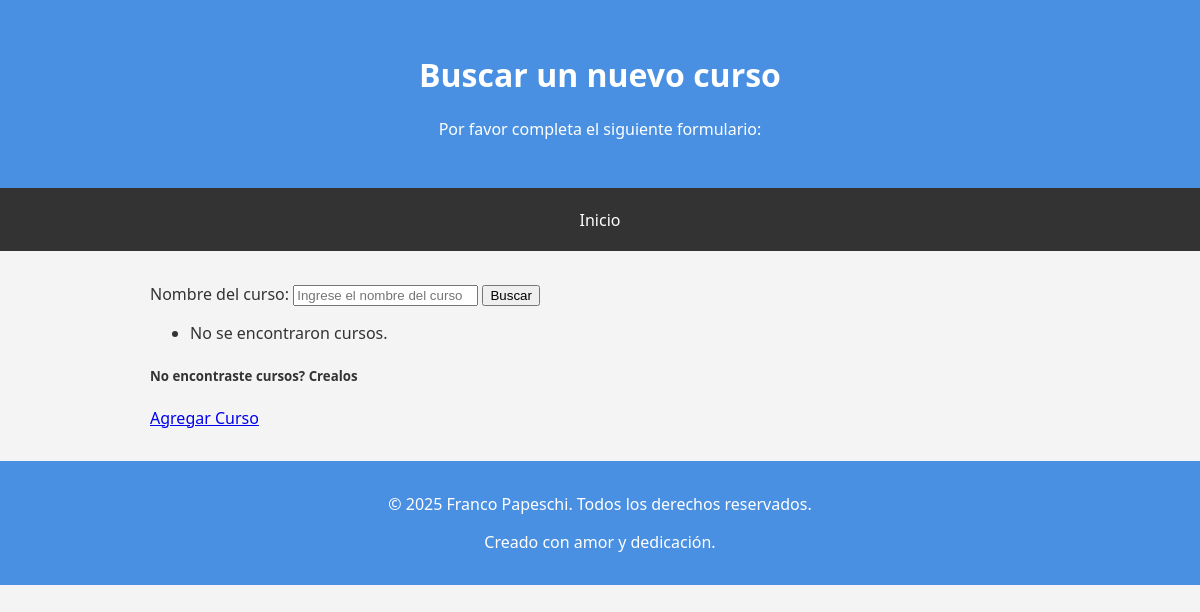
The page /cursos/ on the database as committed earlier.
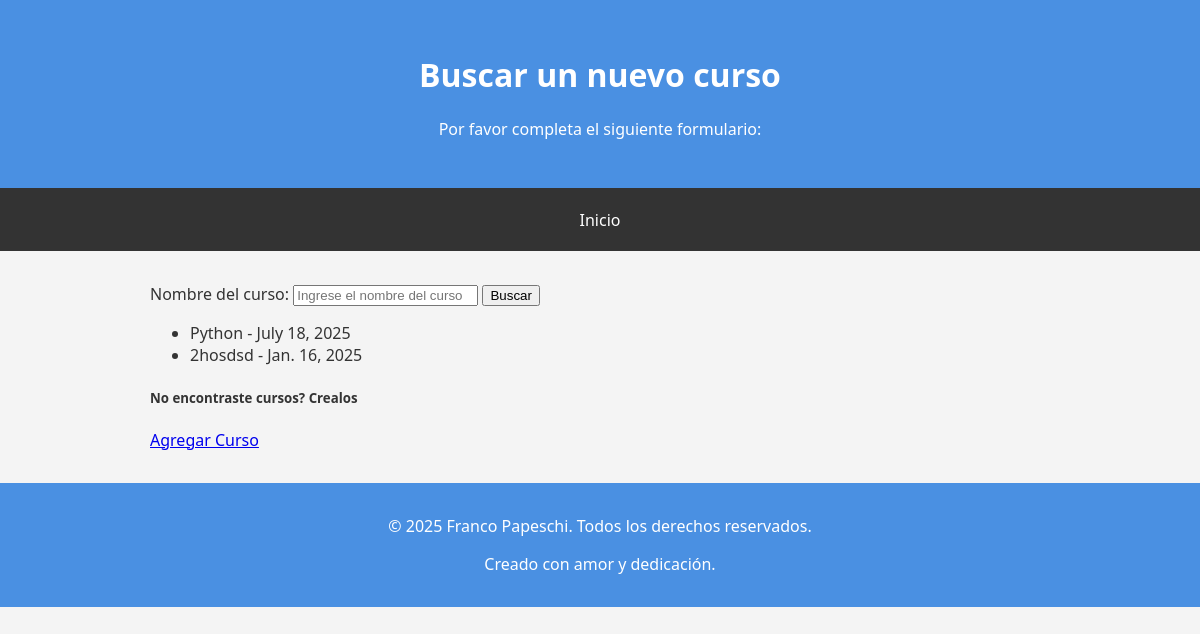
The same page on the database as committed later.
### mi_primera_app/models.py (models this page shows, shortened)
class Curso(models.Model):
    nombre = models.CharField(max_length=50)
    descripcion = models.TextField(blank=True, null=True)
    duracion_semanas = models.IntegerField(default=4)
    fecha_inicio = models.DateField()
    activo = models.BooleanField(default=True)

### mi_primera_app/views.py (the view)
# urls.py: path('cursos/', cursos, name='curso'),
def cursos(request):
    cursos = Curso.objects.all()
    return render(request, "mi_primer_app/cursos.html", {"cursos": cursos})

### mi_primera_app/templates/mi_primer_app/cursos.html (shortened to what this page needs)
{% extends "index.html" %}
{% block header %}
<h1>Buscar un nuevo curso</h1>
<p>Por favor completa el siguiente formulario:</p>
{% endblock %}
{% block main %}
<form method="GET" action="{% url 'buscar-curso' %}">
    <label for="nombre_curso">Nombre del curso:</label>
    <input type="text" id="nombre_curso" name="nombre" placeholder="Ingrese el nombre del curso" value="{{ nombre }}">
    <button type="submit">Buscar</button>
</form>
<ul>
    {% for curso in cursos %}
        <li>{{ curso.nombre }} - {{ curso.fecha_inicio }}</li>
    {% empty %}
        <li>No se encontraron cursos.</li>
    {% endfor %}
</ul>
<h5>No encontraste cursos? Crealos</h5>
<a href="{% url 'crear-el-curso' %}">Agregar Curso</a>
{% endblock%}

Rows that differ between the two databases and show on the page:
added Curso: nombre "Python", fecha_inicio "July 18, 2025"
added Curso: nombre "2hosdsd", fecha_inicio "Jan. 16, 2025"
Other text that changed with them:
text no longer shown: "No se encontraron cursos."
